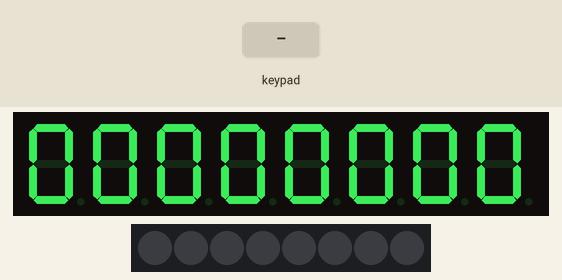
Recording of a sketch running on a simulated ESP8266 (NodeMCU). On the bench: 8-digit seven-segment display, 8 RGB LEDs in strip order, left to right. The test bench sets the inputs (shaded band).

Above: at 1.2 s.
1.3 s: keypad keys 1 2 pressed 0.4 s apart
At 1.37 s:
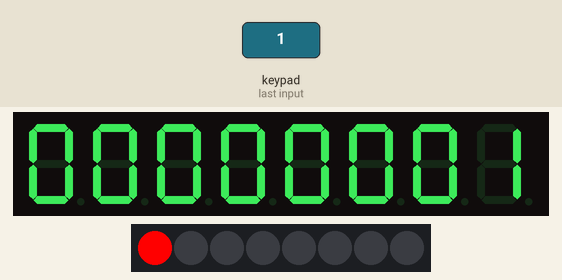
3.6 s: key '3' pressed
At 3.67 s:
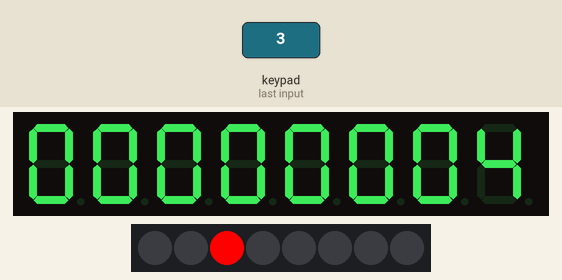
5.2 s: key '5' pressed
At 5.27 s:
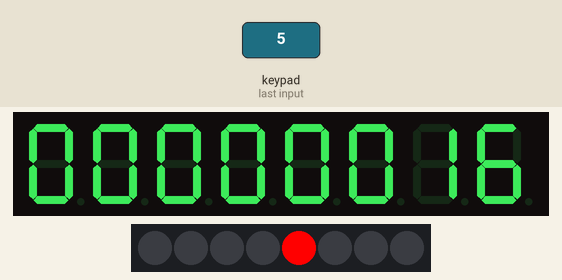
Timing chart, 0 to 8.2 s (numbered marks = the images above; inputs shaded):
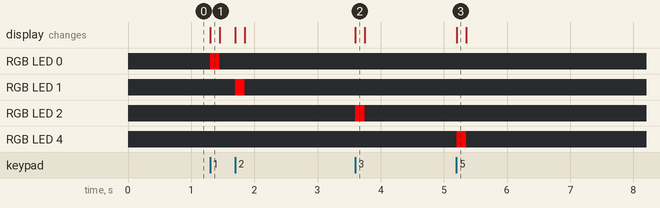

Measured:
- after the input at 1.3 s, RGB LED 0: off → RGB(255, 0, 0) at once, → off 0.15 s later; RGB LED 1: off → RGB(255, 0, 0) after 0.40 s, → off 0.15 s later; the display: changes at once (image 1)
- after the input at 3.6 s, RGB LED 2: off → RGB(255, 0, 0) at once, → off 0.15 s later; the display: changes at once (image 2)
- after the input at 5.2 s, RGB LED 4: off → RGB(255, 0, 0) at once, → off 0.15 s later; the display: changes at once (image 3)

The sketch:

counting_in_binary_LED.ino
```cpp
#include <TM1638plus.h> //include the library
#define STROBE_TM D5 // strobe = GPIO connected to strobe line of module
#define CLOCK_TM D6 // clock = GPIO connected to clock line of module
#define DIO_TM D7 // data = GPIO connected to data line of module
bool high_freq = false; //default false, If using a high freq CPU > ~100 MHZ set to true.
// Constructor object (GPIO STB , GPIO CLOCK , GPIO DIO, use high freq MCU)
TM1638plus tm(STROBE_TM, CLOCK_TM , DIO_TM, high_freq);
byte buttons;
void setup() {
 tm.displayBegin();
 tm.reset();
// set up a pattern on the LEDs
 tm.setLEDs(0x0100); //The MSB of this 16 bit value controls which LEDS light up
}
void loop() {
 buttons = tm.readButtons(); // read which buttons are pressed
 tm.displayIntNum(buttons); // output the corresponding decimal number represented by the


for (int i = 0;  i < 257; i++ )

{
  if ( buttons == i )
  {
    tm.setLEDs(256*i);
  }
}
}
```
